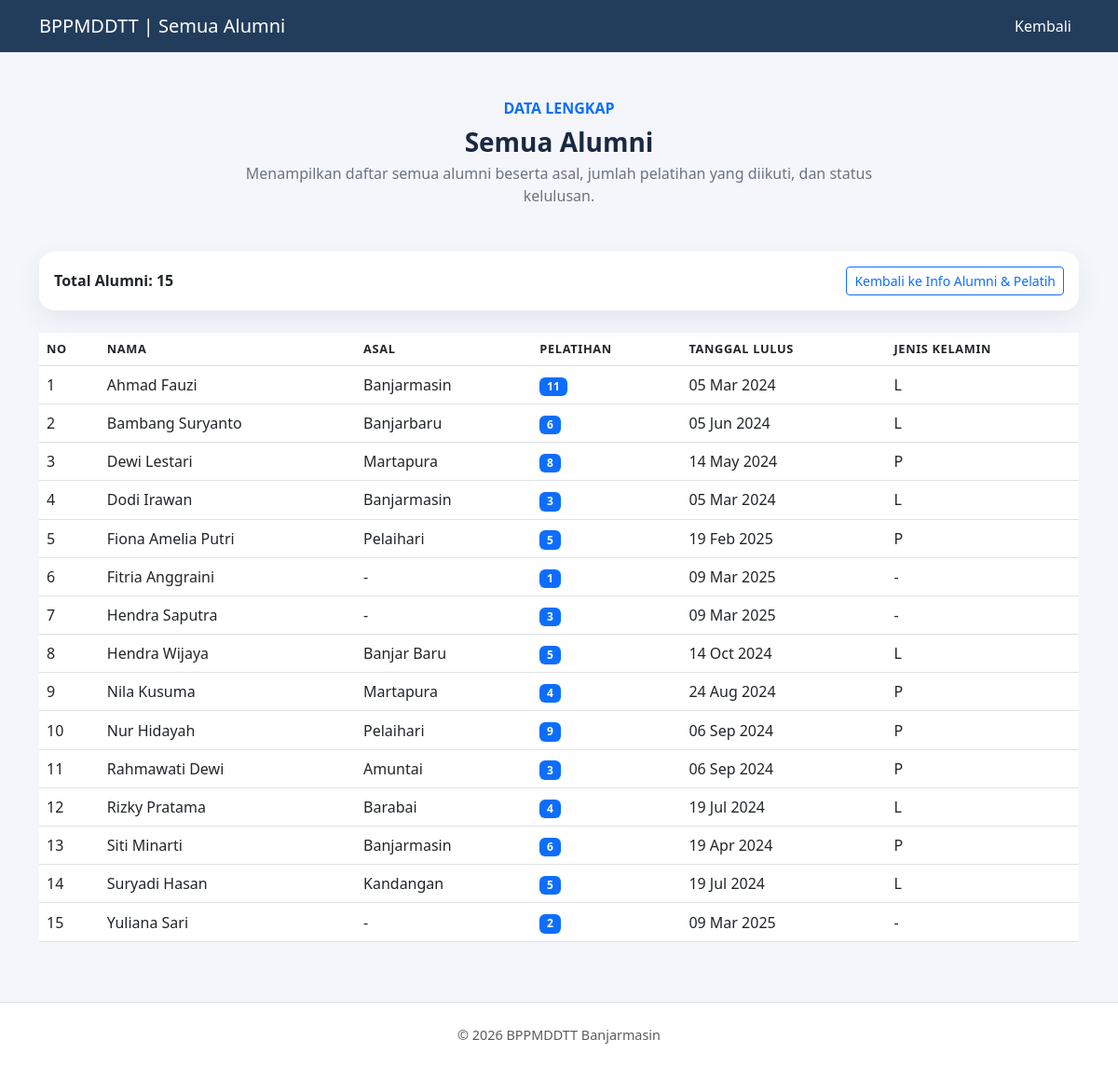
Page /login/semua_alumni.php on the committed database.
### tables this page shows
CREATE TABLE `alumni` (
  `id` int(10) UNSIGNED NOT NULL,
  `user_id` int(10) UNSIGNED NOT NULL,
  `nik` varchar(20) DEFAULT NULL,
  `tempat_lahir` varchar(100) DEFAULT NULL,
  `tanggal_lahir` date DEFAULT NULL,
  `jenis_kelamin` enum('L','P') DEFAULT NULL,
  `alamat` text DEFAULT NULL,
  `telepon` varchar(20) DEFAULT NULL,
  `tanggal_lulus` date DEFAULT NULL,
  `foto` varchar(255) DEFAULT NULL,
  `created_at` timestamp NOT NULL DEFAULT current_timestamp(),
  `updated_at` timestamp NOT NULL DEFAULT current_timestamp() ON UPDATE current_timestamp()
);

CREATE TABLE `users` (
  `id` int(10) UNSIGNED NOT NULL,
  `name` varchar(100) NOT NULL,
  `email` varchar(150) NOT NULL,
  `password` varchar(255) NOT NULL,
  `role` enum('admin','instruktur','peserta','alumni','kepala') NOT NULL DEFAULT 'peserta',
  `is_active` tinyint(1) NOT NULL DEFAULT 1,
  `created_at` timestamp NOT NULL DEFAULT current_timestamp(),
  `updated_at` timestamp NOT NULL DEFAULT current_timestamp() ON UPDATE current_timestamp()
);

### login/semua_alumni.php (the view, shortened to what this page needs)
<?php
include 'koneksi.php';
$alumni = mysqli_query($koneksi,
    "SELECT a.id, u.name, COALESCE(a.tempat_lahir, a.alamat, '-') AS asal,
            a.tanggal_lulus, a.jenis_kelamin,
            (SELECT COUNT(*) FROM peserta_pelatihan pp WHERE pp.user_id=a.user_id) AS jml_pelatihan
     FROM alumni a
     JOIN users u ON a.user_id=u.id
     ORDER BY u.name ASC");
?>
<!DOCTYPE html>
<html lang="id">
<head>
  <link href="https://cdn.jsdelivr.net/npm/bootstrap@5.3.0/dist/css/bootstrap.min.css" rel="stylesheet">
  <link href="https://cdn.jsdelivr.net/npm/bootstrap-icons@1.11.0/font/bootstrap-icons.css" rel="stylesheet">
</head>
<body>
<nav class="navbar navbar-expand-lg sticky-top">
  <div class="container">
    <a class="navbar-brand" href="Infoalumni_pelatih.php">BPPMDDTT | Semua Alumni</a>
    <div class="collapse navbar-collapse" id="navMenu">
      <ul class="navbar-nav ms-auto align-items-lg-center">
        <li class="nav-item"><a class="nav-link" href="Infoalumni_pelatih.php">Kembali</a></li>
      </ul>
    </div>
  </div>
</nav>
<main class="py-5">
  <div class="container">
    <div class="text-center mb-5">
      <p class="text-uppercase text-primary fw-semibold mb-2">Data Lengkap</p>
      <h1 class="section-title">Semua Alumni</h1>
      <p class="section-sub mx-auto" style="max-width:680px;">Menampilkan daftar semua alumni beserta asal, jumlah pelatihan yang diikuti, dan status kelulusan.</p>
    </div>
    <div class="card mb-4">
      <div class="card-body p-3">
        <div class="d-flex flex-wrap gap-2 align-items-center justify-content-between">
          <div class="fw-semibold">Total Alumni: <?= mysqli_num_rows($alumni) ?></div>
          <a href="Infoalumni_pelatih.php" class="btn btn-outline-primary btn-sm">Kembali ke Info Alumni & Pelatih</a>
        </div>
      </div>
    </div>
    <div class="table-responsive">
      <table class="table table-hover align-middle">
        <thead class="bg-white">
          <tr>
            <th>No</th>
            <th>Nama</th>
            <th>Asal</th>
            <th>Pelatihan</th>
            <th>Tanggal Lulus</th>
            <th>Jenis Kelamin</th>
          </tr>
        </thead>
        <tbody>
          <?php $no = 1; while ($row = mysqli_fetch_assoc($alumni)): ?>
          <tr>
            <td><?= $no++ ?></td>
            <td><?= htmlspecialchars($row['name']) ?></td>
            <td><?= htmlspecialchars($row['asal']) ?></td>
            <td><span class="badge bg-primary"><?= $row['jml_pelatihan'] ?></span></td>
            <td><?= $row['tanggal_lulus'] ? date('d M Y', strtotime($row['tanggal_lulus'])) : '-' ?></td>
            <td><?= htmlspecialchars($row['jenis_kelamin'] ?: '-') ?></td>
          </tr>
          <?php endwhile; ?>
        </tbody>
      </table>
    </div>
  </div>
</main>
<footer class="py-4 bg-white border-top">
  <div class="container text-center text-muted" style="font-size:.9rem;">
    &copy; <?= date('Y') ?> BPPMDDTT Banjarmasin
  </div>
</footer>
</body>
</html>

### login/semua_alumni.php (style rules this page uses)
:root { --primary: #223D5C; --card-bg: #fff; }
body { background:#f4f6fb; color:#1a2942; font-family:Segoe UI, sans-serif; }
.navbar { background: var(--primary); }
.navbar-brand, .navbar-nav .nav-link { color:#fff !important; }
.card { border:none; border-radius:16px; box-shadow:0 10px 28px rgba(34,61,92,.08); }
.section-title { font-size:1.75rem; font-weight:700; margin-bottom:.25rem; }
.section-sub { color:#6b7280; margin-bottom:1.75rem; }
.table thead th { text-transform:uppercase; letter-spacing:.05em; font-size:.8rem; }

### rows in the picture
alumni: user.name "Ahmad Fauzi", asal "Banjarmasin", jml_pelatihan "11", tanggal_lulus "05 Mar 2024", jenis_kelamin "L"
alumni: user.name "Bambang Suryanto", asal "Banjarbaru", jml_pelatihan "6", tanggal_lulus "05 Jun 2024", jenis_kelamin "L"
alumni: user.name "Dewi Lestari", asal "Martapura", jml_pelatihan "8", tanggal_lulus "14 May 2024", jenis_kelamin "P"
alumni: user.name "Dodi Irawan", asal "Banjarmasin", jml_pelatihan "3", tanggal_lulus "05 Mar 2024", jenis_kelamin "L"
alumni: user.name "Fiona Amelia Putri", asal "Pelaihari", jml_pelatihan "5", tanggal_lulus "19 Feb 2025", jenis_kelamin "P"
alumni: user.name "Fitria Anggraini", asal "-", jml_pelatihan "1", tanggal_lulus "09 Mar 2025", jenis_kelamin "-"
alumni: user.name "Hendra Saputra", asal "-", jml_pelatihan "3", tanggal_lulus "09 Mar 2025", jenis_kelamin "-"
alumni: user.name "Hendra Wijaya", asal "Banjar Baru", jml_pelatihan "5", tanggal_lulus "14 Oct 2024", jenis_kelamin "L"
alumni: user.name "Nila Kusuma", asal "Martapura", jml_pelatihan "4", tanggal_lulus "24 Aug 2024", jenis_kelamin "P"
alumni: user.name "Nur Hidayah", asal "Pelaihari", jml_pelatihan "9", tanggal_lulus "06 Sep 2024", jenis_kelamin "P"
alumni: user.name "Rahmawati Dewi", asal "Amuntai", jml_pelatihan "3", tanggal_lulus "06 Sep 2024", jenis_kelamin "P"
alumni: user.name "Rizky Pratama", asal "Barabai", jml_pelatihan "4", tanggal_lulus "19 Jul 2024", jenis_kelamin "L"
alumni: user.name "Siti Minarti", asal "Banjarmasin", jml_pelatihan "6", tanggal_lulus "19 Apr 2024", jenis_kelamin "P"
alumni: user.name "Suryadi Hasan", asal "Kandangan", jml_pelatihan "5", tanggal_lulus "19 Jul 2024", jenis_kelamin "L"
alumni: user.name "Yuliana Sari", asal "-", jml_pelatihan "2", tanggal_lulus "09 Mar 2025", jenis_kelamin "-"

### other values in the picture
mysqli_num_rows($alumni) "15"
